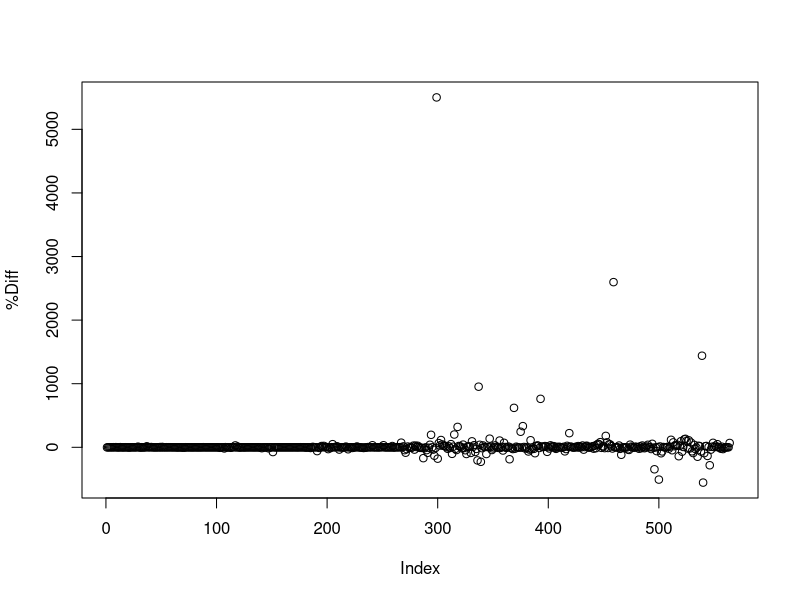

Here is the R script that generated this plot:
options(scipen = 999)

v1 <- read.csv("dump/sage-2.1.0.all.csv", header = FALSE)
v2 <- read.csv("dump/pavan-2.1.0.all.csv", header = FALSE)
v3 <- read.csv("dump/pavan-repeat.all.csv", header = FALSE)

colnames(v1) <- c("pid", "v1")
colnames(v2) <- c("pid", "v2")
colnames(v3) <- c("pid", "v3")

full <- merge(merge(v1, v2, sort = FALSE), v3, sort = FALSE)

# percent differences
full$p12 <- 100 * (full$v1 - full$v2) / full$v1
full$p13 <- 100 * (full$v1 - full$v3) / full$v1
full$p23 <- 100 * (full$v2 - full$v3) / full$v2

# regular differences
full$d12 <- full$v1 - full$v2
full$d13 <- full$v1 - full$v3
full$d23 <- full$v2 - full$v3

plot(full$p12, ylab = "%Diff")

full[which.max(full$p12), ]

full[order(abs(full$p12), decreasing = TRUE), ]

full[order(abs(full$p12), decreasing = TRUE), 1:7]

# [#1:1]-[*;r3:2]~;!@[*:3]

## variance in parameter value vs coverage
## - maybe find threshold for coverage

## keep an eye on t165-t167 too, should they be at the end? or always zero

full[order(abs(full$p12), decreasing = TRUE), ] |> head()
full[order(abs(full$p12), decreasing = TRUE), ] |> head()

full[order(abs(full$d13), decreasing = TRUE), ] |> head()
full[order(abs(full$d13), decreasing = TRUE), ] |> head()

bond_lengths <- full[grepl("-length", full$pid),]
bond_k <- full[grepl("^b.*-k", full$pid),]

angle_angle <- full[grepl("-angle", full$pid),]
angle_k <- full[grepl("^a.*-k", full$pid),]

torsions <- full[grepl("^t.*-k", full$pid),]
